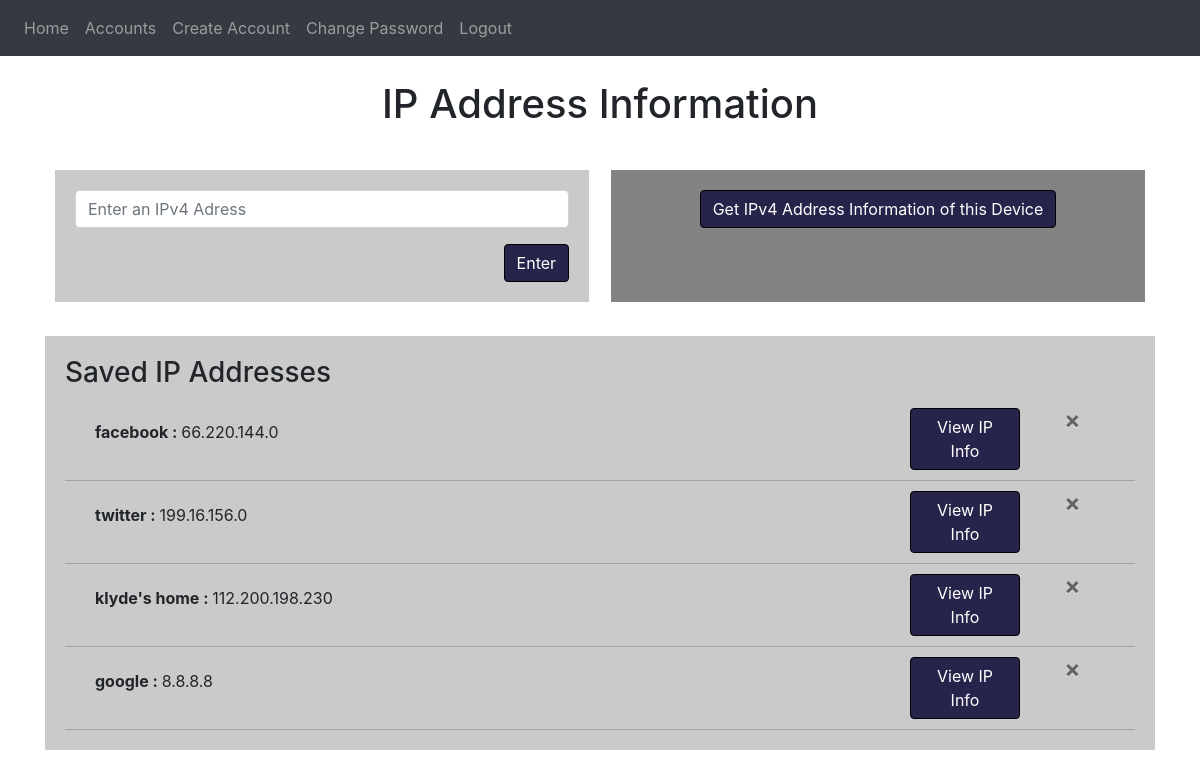
Page / (signed in) on the earlier database version.
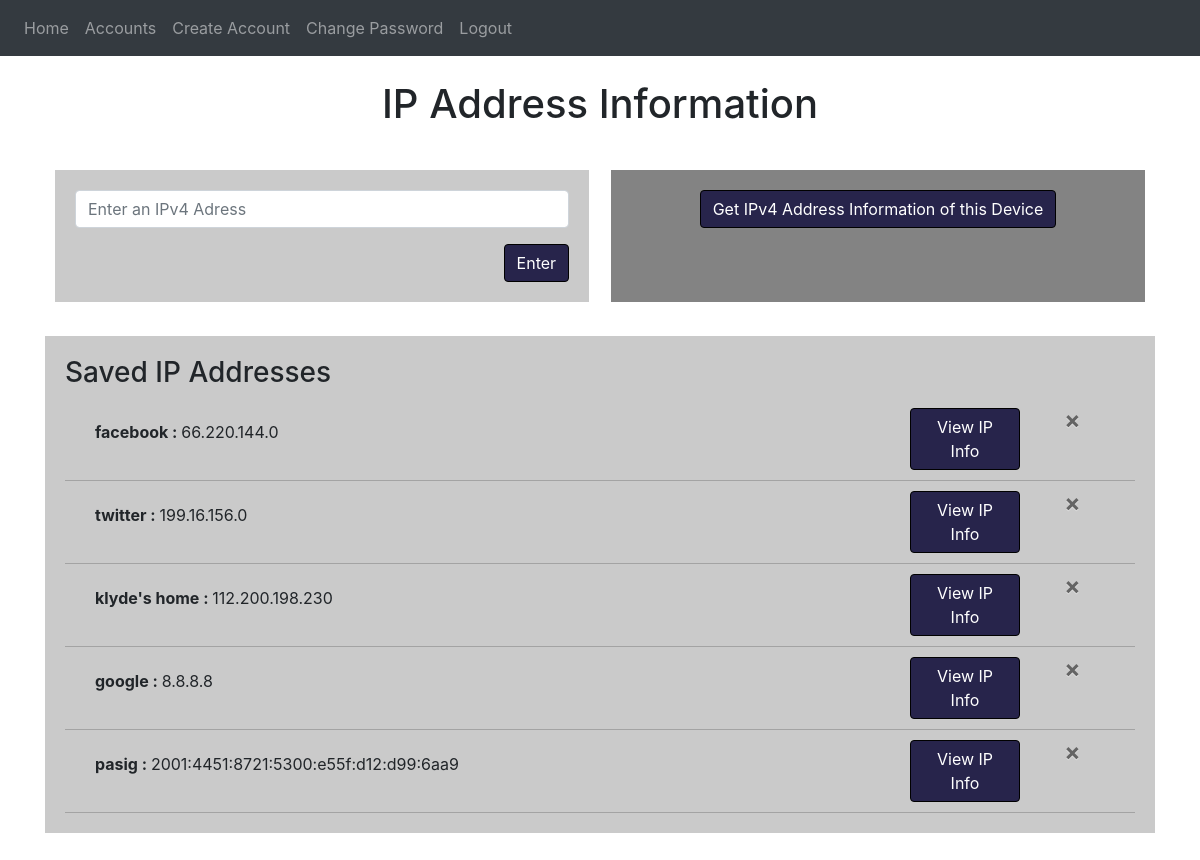
Same page on the later database version.
### website/models.py (models this page shows)
class Ipinfo(db.Model):
    ip = db.Column(db.String(1000), primary_key=True)
    labelname = db.Column(db.String(1000))

### website/views.py (the view, shortened to what this page needs)
@views.route('/', methods=['GET', 'POST'])
@login_required
def home():
    ipInfos = Ipinfo.query.all()
    return render_template("home.html", user=current_user, ipInfos=ipInfos)

### website/__init__.py (called while the page is built)
def create_app():
    app = Flask(__name__)
    app.config['SECRET_KEY'] = 'holyshesh'
    app.config['SQLALCHEMY_DATABASE_URI'] = f'sqlite:///{DB_NAME}'
    db.init_app(app)
    from .views import views
    from .auth import auth
    app.register_blueprint(views, url_prefix='/')
    app.register_blueprint(auth, url_prefix='/')
    from .models import User
    with app.app_context():
        db.create_all()
    login_manager = LoginManager()
    login_manager.login_view = 'auth.login'
    login_manager.init_app(app)
    @login_manager.user_loader
    def load_user(id):
        return User.query.get(int(id))
    return app

### website/templates/home.html (shortened to what this page needs)
{% extends "base.html" %}
{% block content %}
<br/>
<h1 align="center">IP Address Information</h1>
<br/>
<div class="ipForms">
    <div class="customIP">
        <form method="POST">
            <div class="form-group">
                <input
                    type="text"
                    class="form-control"
                    id="customIPAddress"
                    name="customIPAddress"
                    placeholder="Enter an IPv4 Adress"
                />
            </div>
            <div align="right">
                <button type="submit" class="btn btn-primary">Enter</button>
            </div>
        </form>
    </div>
    <div style="width: 2%;"> </div>
    <div class="deviceIP">
        <form method="POST">
            <div align="center">
                <button type="submit" class="btn btn-primary">Get IPv4 Address Information of this Device</button>
            </div>
        </form>
    </div>
</div>
<br/>
<div class="savedIPAddress">
<h3>Saved IP Addresses</h3>
<ul class="list-group list-group-flush" id="notes">
    {% for ip in ipInfos %}
        <div class="ipForms" style="border-bottom: 1px solid rgb(163, 163, 163);">
            <div style="width: 60%;">
                <li class="list-group-item" style="background-color: rgb(202, 202, 202);">
                <strong>{{ ip.labelname }} : </strong> {{ ip.ip }}
            </div>
            <div style="width: 30%;" align="right">
                <form method="POST" style="width: 110px;">
                    <button type="submit" class="btn btn-primary">View IP Info</button>
                </form>
            </div>
            {% if user.id < 3 %}
            <div class="deleteIP" style="width: 10%;">
                <button type="button" class="close" onClick="deleteIP('{{ ip.ip }}')">
                    <span aria-hidden="true">&times;</span>
                </button>
            </div>
            {% endif %}
        </div>
    {% endfor %}
</ul>
</div>
{% endblock %}

### website/templates/base.html (shortened to what this page needs)
<!DOCTYPE html>
<html>
    <head>
        <link
            rel="stylesheet"
            href="https://stackpath.bootstrapcdn.com/bootstrap/4.4.1/css/bootstrap.min.css"
        />
        <link
            rel="stylesheet"
            href="https://stackpath.bootstrapcdn.com/font-awesome/4.7.0/css/font-awesome.min.css"
        />
        <link rel="stylesheet" href="../static/style.css">
    </head>
    <body>
        <nav class="navbar navbar-expand-lg navbar-dark bg-dark">
            <div class="collapse navbar-collapse" id="navbar">
                <div class="navbar-nav">
                    {% if user.is_authenticated %}
                        {% if user.id < 3 %}
                            <a class="nav-item nav-link" id="home" href="/">Home</a>
                            <a class="nav-item nav-link" id="accounts" href="/accounts">Accounts</a>
                            <a class="nav-item nav-link" id="signUp" href="/sign-up">Create Account</a>
                            <a class="nav-item nav-link" id="changePassword" href="/changePassword">Change Password</a>
                            <a class="nav-item nav-link" id="logout" href="/logout">Logout</a>
                        {% else %}
                            <a class="nav-item nav-link" id="home" href="/">Home</a>
                            <a class="nav-item nav-link" id="changePassword" href="/changePassword">Change Password</a>
                            <a class="nav-item nav-link" id="logout" href="/logout">Logout</a>
                        {% endif %}
                    {% else %}
                        <a class="nav-item nav-link" id="login" href="/login">Login</a>
                    {% endif %}
                </div>
            </div>
        </nav>
        <div class="container">
            {% block content %}
            {% endblock %}
        </div>
    </body>
</html>

### website/static/style.css (style rules this page uses)
.customIP { background-color: rgb(202, 202, 202); padding: 20px; width: 49%; }
.deviceIP { background-color: rgb(131, 131, 131); padding: 20px 20px 20px 20px; width: 49%; }
.ipForms { display: flex; padding: 10px; }
.btn-primary { background-color: rgb(39, 36, 75); border-color: black; }
.list-group-item { width: auto; }
.savedIPAddress { background-color: rgb(202, 202, 202); padding: 20px; margin-bottom: 100px; }
.deleteIP { position: relative; width: 100%; height: 60%; display: flex; align-items: center; justify-content: center; }

Differences in the rows shown:
added Ipinfo: labelname "pasig", ip "2001:4451:8721:5300:e55f:d12:d99:6aa9"
